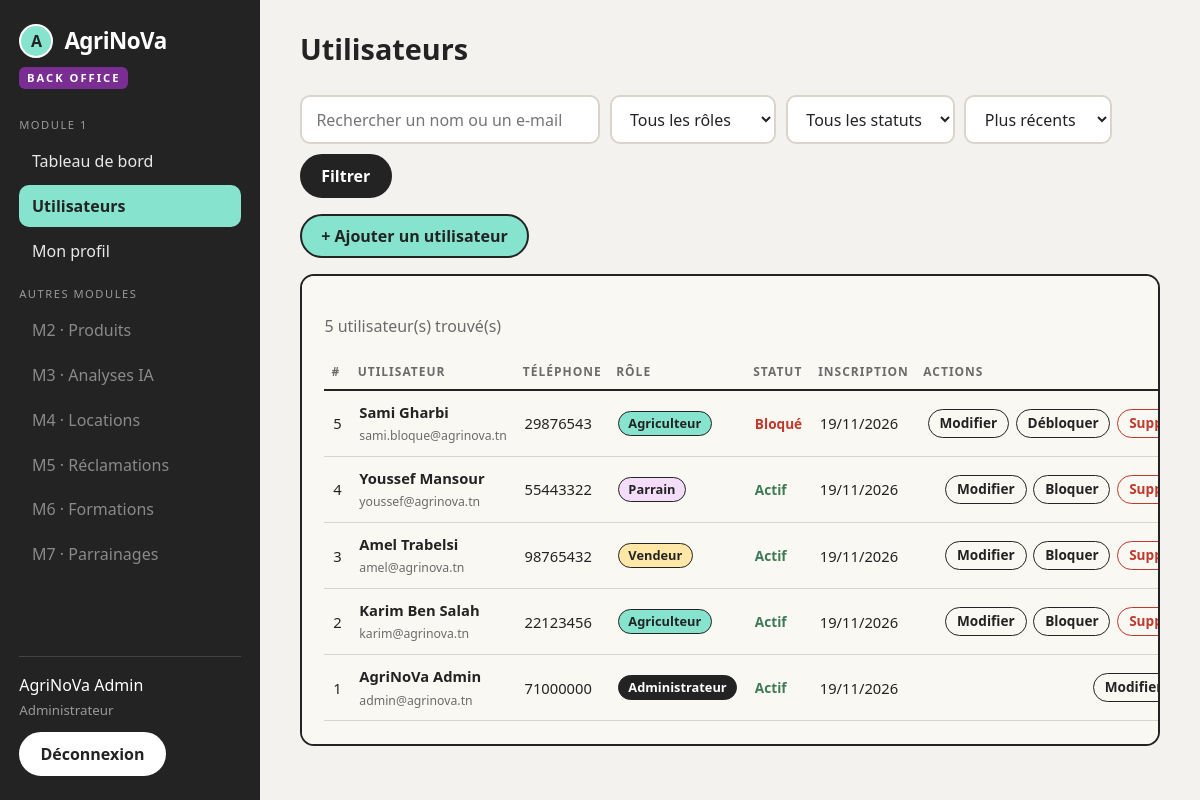
Screenshot of /index.php?action=admin_users (signed in) with the database file from the repository.
### tables this page shows
CREATE TABLE utilisateur (
    id_utilisateur INT AUTO_INCREMENT PRIMARY KEY,
    nom            VARCHAR(50)  NOT NULL,
    prenom         VARCHAR(50)  NOT NULL,
    email          VARCHAR(150) NOT NULL UNIQUE,
    mot_de_passe   VARCHAR(255) NOT NULL,              
    telephone      VARCHAR(20)  NOT NULL,
    id_role        INT          NOT NULL,
    statut         ENUM('actif', 'bloque') NOT NULL DEFAULT 'actif',
    date_creation  TIMESTAMP    NOT NULL DEFAULT CURRENT_TIMESTAMP,
    CONSTRAINT fk_utilisateur_role FOREIGN KEY (id_role) REFERENCES role(id_role)
);

CREATE TABLE role (
    id_role      INT AUTO_INCREMENT PRIMARY KEY,
    libelle      VARCHAR(30)  NOT NULL UNIQUE,
    description  VARCHAR(255) NOT NULL DEFAULT ''
);

### config/database.php (called while the page is built, shortened)
<?php
class Database
{
    private static ?PDO $pdo = null;
    public static function getConnexion(): PDO
    {
        if (self::$pdo === null) {
            try {
                self::$pdo = new PDO(
                    'mysql:host=' . DB_HOST . ';dbname=' . DB_NAME . ';charset=utf8mb4',
                    DB_USER,
                    DB_PASS,
                    [
                        PDO::ATTR_ERRMODE            => PDO::ERRMODE_EXCEPTION,
                        PDO::ATTR_DEFAULT_FETCH_MODE => PDO::FETCH_ASSOC,
                        PDO::ATTR_EMULATE_PREPARES   => false,
                    ]
                );
            } catch (PDOException $e) {
                error_log('Erreur de connexion BD : ' . $e->getMessage());
                http_response_code(500);
                die('Erreur : impossible de se connecter à la base de données. Vérifiez config/database.php.');
            }
        }
        return self::$pdo;
    }
}

### controllers/UserController.php (called while the page is built, shortened)
<?php
require_once __DIR__ . '/AuthController.php';
class UserController
{
    private PDO $db;
    public function __construct(AuthController $auth)
    {
        $this->db = Database::getConnexion();
    }
    public function search(array $query): array
    {
        $q      = trim((string) ($query['q'] ?? ''));
        $role   = (string) ($query['role'] ?? '');
        $statut = (string) ($query['statut'] ?? '');
        $sort   = (string) ($query['sort'] ?? 'recent');
        $page   = max(1, (int) ($query['page'] ?? 1));
        $where = [];
        $params = [];
        $whereSql = $where ? ' WHERE ' . implode(' AND ', $where) : '';
        $orders = [
            'recent' => 'u.date_creation DESC, u.id_utilisateur DESC',
            'ancien' => 'u.date_creation ASC, u.id_utilisateur ASC',
            'nom'    => 'u.nom ASC, u.prenom ASC',
        ];
        $sort = array_key_exists($sort, $orders) ? $sort : 'recent';
        $count = $this->db->prepare('SELECT COUNT(*) FROM utilisateur u JOIN role r ON u.id_role = r.id_role' . $whereSql);
        $count->execute($params);
        $total = (int) $count->fetchColumn();
        $pages = max(1, (int) ceil($total / self::PER_PAGE));
        $page  = min($page, $pages);
        $stmt = $this->db->prepare(
            'SELECT u.*, r.libelle AS role FROM utilisateur u JOIN role r ON u.id_role = r.id_role'
            . $whereSql . ' ORDER BY ' . $orders[$sort] . ' LIMIT ' . self::PER_PAGE
            . ' OFFSET ' . (($page - 1) * self::PER_PAGE)
        );
        $stmt->execute($params);
        $users = array_map([UserModel::class, 'fromArray'], $stmt->fetchAll());
        return compact('users', 'total', 'page', 'pages', 'q', 'role', 'statut', 'sort');
    }
}

### models/UserModel.php (called while the page is built, shortened)
<?php
class UserModel
{
    private int $id = 0;
    private string $nom = '';
    private string $prenom = '';
    private string $email = '';
    private string $telephone = '';
    private string $role = '';
    private string $statut = 'actif';
    private string $dateCreation = '';
    public function getId(): int { return $this->id; }
    public function getNomComplet(): string { return $this->prenom . ' ' . $this->nom; }
    public function getEmail(): string { return $this->email; }
    public function getTelephone(): string { return $this->telephone; }
    public function getRole(): string { return $this->role; }
    public function getStatut(): string { return $this->statut; }
    public function getDateCreation(): string { return $this->dateCreation; }
    public function isBloque(): bool { return $this->statut === 'bloque'; }
    public function setId(int $id): void { $this->id = $id; }
    public function setNom(string $nom): void { $this->nom = $nom; }
    public function setPrenom(string $prenom): void { $this->prenom = $prenom; }
    public function setEmail(string $email): void { $this->email = $email; }
    public function setTelephone(string $telephone): void { $this->telephone = $telephone; }
    public function setRole(string $role): void { $this->role = $role; }
    public function setStatut(string $statut): void { $this->statut = $statut; }
    public function setDateCreation(string $dateCreation): void { $this->dateCreation = $dateCreation; }
    public static function fromArray(array $row): self
    {
        $user = new self();
        $user->setId((int) ($row['id_utilisateur'] ?? 0));
        $user->setNom((string) ($row['nom'] ?? ''));
        $user->setPrenom((string) ($row['prenom'] ?? ''));
        $user->setEmail((string) ($row['email'] ?? ''));
        $user->setMotDePasse((string) ($row['mot_de_passe'] ?? ''));
        $user->setTelephone((string) ($row['telephone'] ?? ''));
        $user->setIdRole((int) ($row['id_role'] ?? 0));
        $user->setRole((string) ($row['role'] ?? ''));
        $user->setStatut((string) ($row['statut'] ?? 'actif'));
        $user->setDateCreation((string) ($row['date_creation'] ?? ''));
        return $user;
    }
}

### config/helpers.php (called while the page is built, shortened)
<?php
function e(mixed $value): string
{
    return htmlspecialchars((string) $value, ENT_QUOTES, 'UTF-8');
}
function roleLabel(string $role): string
{
    return [
        'admin'       => 'Administrateur',
        'agriculteur' => 'Agriculteur',
        'vendeur'     => 'Vendeur',
        'parrain'     => 'Parrain',
    ][$role] ?? ucfirst($role);
}

### controllers/AuthController.php (called while the page is built, shortened)
<?php
require_once __DIR__ . '/../config/database.php';
require_once __DIR__ . '/../models/UserModel.php';
class AuthController
{
    public static function currentUserId(): int
    {
        return (int) ($_SESSION['user_id'] ?? 0);
    }
}

### views/admin_users.php (the view, shortened to what this page needs)
<div class="toolbar">
    <form method="get" action="index.php" class="filters">
        <input type="search" name="q" value="<?= e($result['q']) ?>" placeholder="Rechercher un nom ou un e-mail" maxlength="100">
        <select name="role">
            <option value="">Tous les rôles</option>
        </select>
        <select name="statut">
            <option value="">Tous les statuts</option>
        </select>
        <select name="sort">
            <option value="recent" <?= $result['sort'] === 'recent' ? 'selected' : '' ?>>Plus récents</option>
        </select>
        <button type="submit" class="btn btn-dark">Filtrer</button>
    </form>
    <a class="btn btn-primary" href="index.php?action=admin_user_create">+ Ajouter un utilisateur</a>
</div>
<section class="panel">
    <p class="muted"><?= e($result['total']) ?> utilisateur(s) trouvé(s)</p>
    <table class="table">
        <thead>
        <tr><th>#</th><th>Utilisateur</th><th>Téléphone</th><th>Rôle</th><th>Statut</th><th>Inscription</th><th class="right">Actions</th></tr>
        </thead>
        <tbody>
        <?php foreach ($result['users'] as $u): ?>
            <tr>
                <td><?= e($u->getId()) ?></td>
                <td><b><?= e($u->getNomComplet()) ?></b><br><small class="muted"><?= e($u->getEmail()) ?></small></td>
                <td><?= e($u->getTelephone()) ?></td>
                <td><span class="badge badge-<?= e($u->getRole()) ?>"><?= e(roleLabel($u->getRole())) ?></span></td>
                <td><span class="status status-<?= e($u->getStatut()) ?>"><?= $u->isBloque() ? 'Bloqué' : 'Actif' ?></span></td>
                <td><?= e(date('d/m/Y', strtotime($u->getDateCreation()) ?: time())) ?></td>
                <td class="actions">
                    <a class="btn btn-small" href="index.php?action=admin_user_edit&amp;id=<?= e($u->getId()) ?>">Modifier</a>
                    <?php if ($u->getId() !== AuthController::currentUserId()): ?>
                        <form method="post" action="index.php?action=admin_user_toggle" class="inline">
                            <button type="submit" class="btn btn-small"><?= $u->isBloque() ? 'Débloquer' : 'Bloquer' ?></button>
                        </form>
                        <form method="post" action="index.php?action=admin_user_delete" class="inline"
                              data-confirm="Supprimer définitivement <?= e($u->getNomComplet()) ?> ?">
                            <button type="submit" class="btn btn-small btn-danger">Supprimer</button>
                        </form>
                    <?php else: ?>
                        <small class="muted">(vous)</small>
                    <?php endif; ?>
                </td>
            </tr>
        <?php endforeach; ?>
        </tbody>
    </table>
</section>
<?php
require __DIR__ . '/layout_admin.php';

### assets/css/style.css (style rules this page uses)
:root { --ink: #232323; --paper: #FAF8F3; --bg: #EFECE7; --mint: #86E3CE; --mint-soft: #CFF3E8; --green: #3E7A55; --lilac: #F4DDF9; --purple: #7A2E93; --red: #C0392B; --red-soft: #FBE3E0; --muted: #6B6B6B; --line: #DAD5CC; --radius: 14px; }
* { box-sizing: border-box; }
body { margin: 0; font-family: "Segoe UI", Roboto, Helvetica, Arial, sans-serif; color: var(--ink); background: var(--bg); line-height: 1.5; }
a { color: var(--green); }
.muted { color: var(--muted); }
.inline { display: inline; }
.right { text-align: right; }
.btn { display: inline-block; border: 2px solid var(--ink); border-radius: 999px; padding: .5em 1.2em; font: inherit; font-weight: 600; cursor: pointer; text-decoration: none; color: var(--ink); background: transparent; transition: transform .1s, background .15s; }
.btn-primary { background: var(--mint); }
.btn-dark { background: var(--ink); color: #fff; }
.btn-danger { border-color: var(--red); color: var(--red); }
.btn-small { padding: .25em .8em; font-size: .85rem; border-width: 1.5px; }
input[type=text], input[type=email], input[type=tel], input[type=password], input[type=search], select { width: 100%; padding: .65em .9em; font: inherit; border: 2px solid var(--line); border-radius: 10px; background: #fff; color: var(--ink); }
.panel { overflow-x: auto; background: var(--paper); border: 2px solid var(--ink); border-radius: var(--radius); padding: 1.4em; margin-bottom: 1.2em; }
.badge { display: inline-block; padding: .15em .75em; border-radius: 999px; font-size: .8rem; font-weight: 700; border: 1.5px solid var(--ink); margin: 0 0 .5em; }
.badge-admin { background: var(--ink); color: #fff; }
.badge-agriculteur { background: var(--mint); }
.badge-vendeur { background: #FFE7A8; }
.badge-parrain { background: var(--lilac); }
td .badge { margin: 0; }
body.admin { display: grid; grid-template-columns: 260px 1fr; min-height: 100vh; background: #F4F2EE; }
.toolbar { display: flex; justify-content: space-between; gap: 1em; align-items: center; margin-bottom: 1em; flex-wrap: wrap; }
.filters { display: flex; gap: .6em; flex-wrap: wrap; align-items: center; }
.filters input[type=search] { width: 300px; }
.filters select { width: auto; }
.table { width: 100%; border-collapse: collapse; font-size: .92rem; }
.table th { text-align: left; font-size: .75rem; text-transform: uppercase; letter-spacing: 1px; color: var(--muted); padding: .7em .6em; border-bottom: 2px solid var(--ink); }
.table td { padding: .7em .6em; border-bottom: 1px solid var(--line); vertical-align: middle; }
.actions { white-space: nowrap; text-align: right; }
.actions form, .actions a { margin-left: .2em; }
.status { font-weight: 700; font-size: .85rem; }
.status-actif { color: var(--green); }
.status-bloque { color: var(--red); }

### rows the page displays
utilisateur: id_utilisateur "5", $u->getNomComplet() "Sami Gharbi", email "sami.bloque@agrinova.tn", telephone "29876543", id_role.libelle "Agriculteur", statut "Bloqué"
utilisateur: id_utilisateur "4", $u->getNomComplet() "Youssef Mansour", email "youssef@agrinova.tn", telephone "55443322", id_role.libelle "Parrain", statut "Actif"
utilisateur: id_utilisateur "3", $u->getNomComplet() "Amel Trabelsi", email "amel@agrinova.tn", telephone "98765432", id_role.libelle "Vendeur", statut "Actif"
utilisateur: id_utilisateur "2", $u->getNomComplet() "Karim Ben Salah", email "karim@agrinova.tn", telephone "22123456", id_role.libelle "Agriculteur", statut "Actif"
utilisateur: id_utilisateur "1", $u->getNomComplet() "AgriNoVa Admin", email "admin@agrinova.tn", telephone "71000000", id_role.libelle "Administrateur", statut "Actif"

### other values shown
$code "M2"
$label "Produits"
$code "M3"
$label "Analyses IA"
$code "M4"
$label "Locations"
$code "M5"
$label "Réclamations"
$code "M6"
$label "Formations"
$code "M7"
$label "Parrainages"
$_SESSION['user_name'] "AgriNoVa Admin"
$title "Utilisateurs"
$result['total'] "5"
